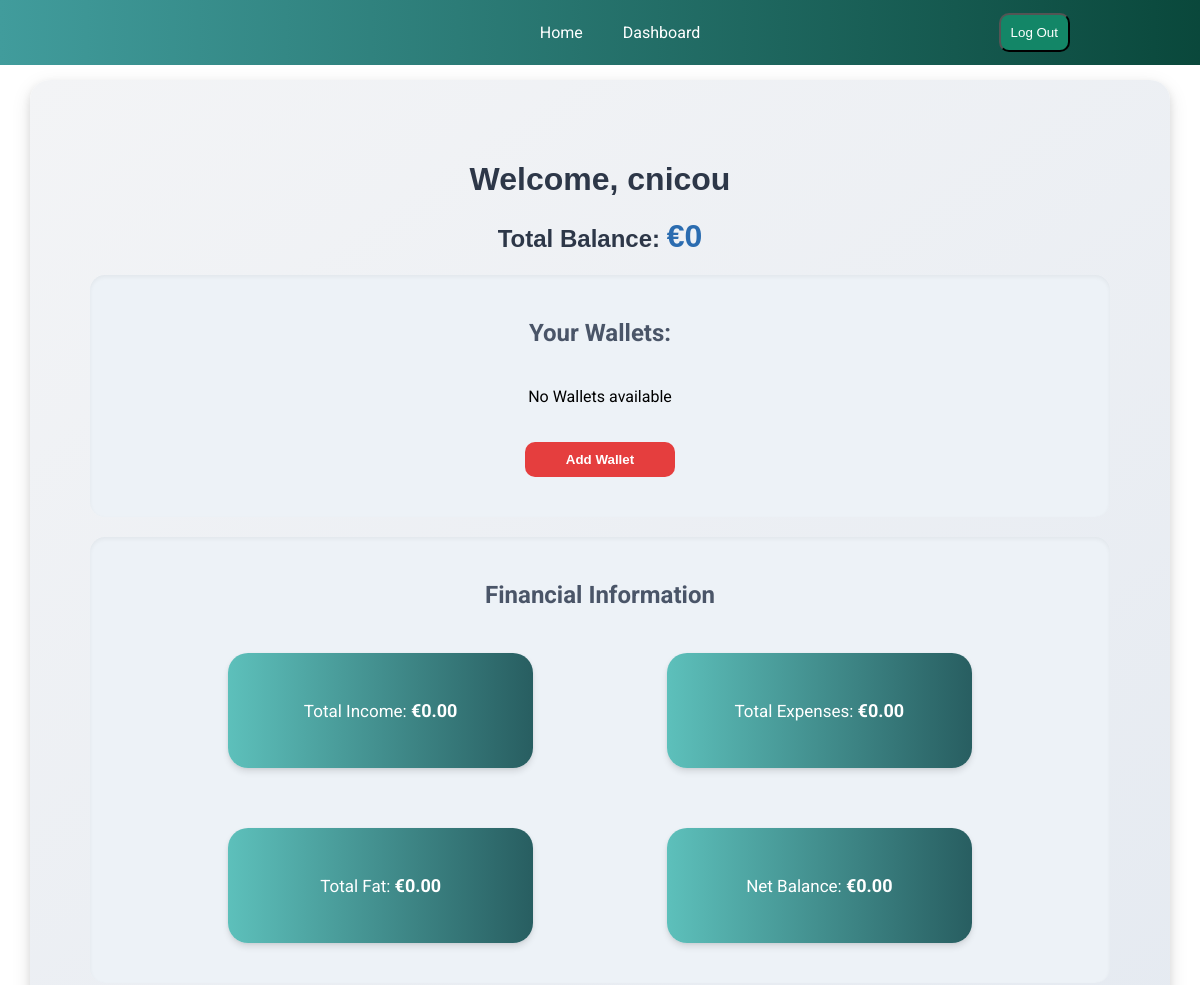
/dashboard/ (signed in, upper part), run on an earlier commit of the app's database.
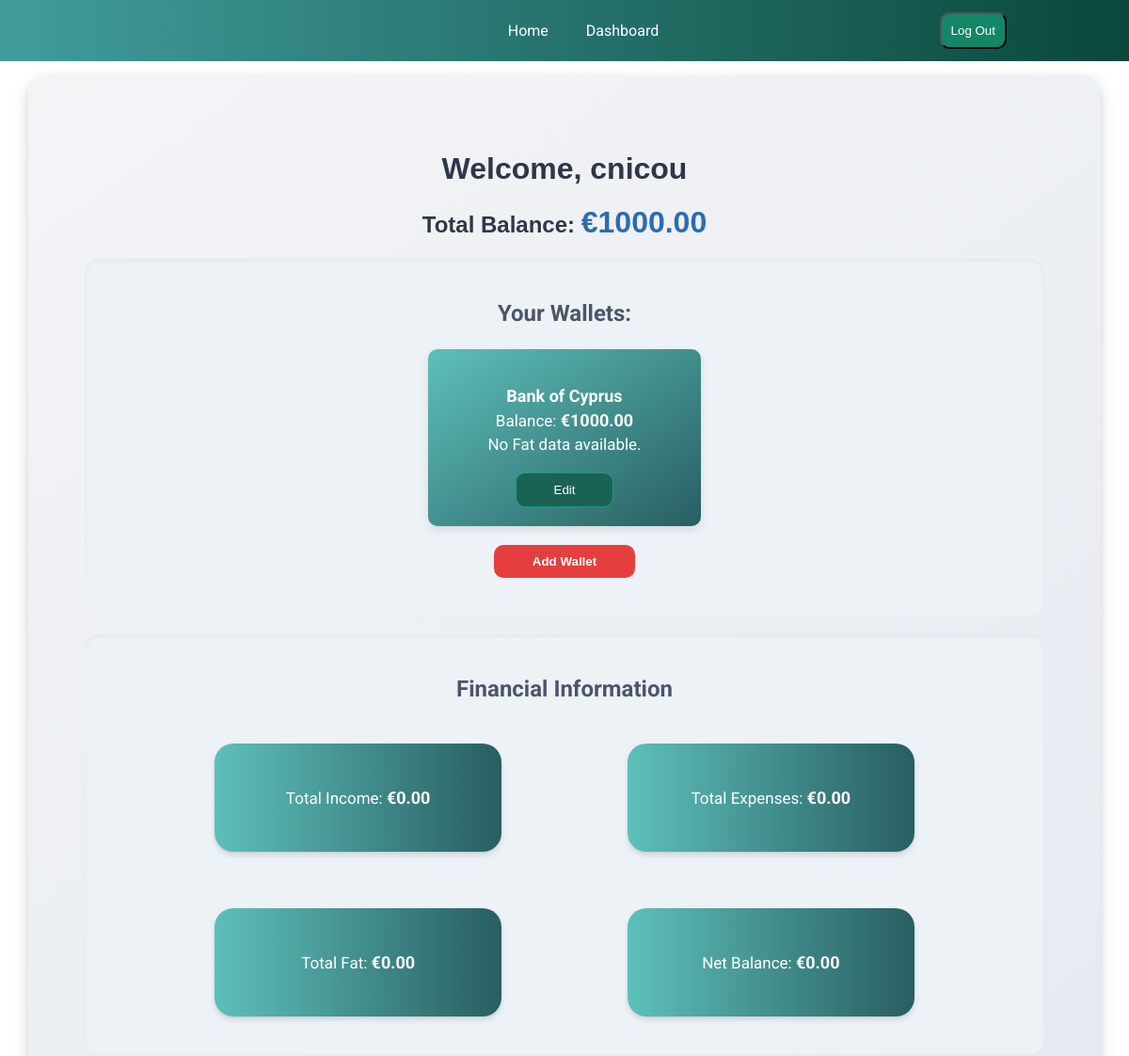
And on a later commit of the database.
### dashboard/models.py (models this page shows, shortened)
class Wallet(models.Model):
    CATEGORY_CHOICES = [
        ('Cash', 'Cash'),
        ('Debit Card', 'Debit Card'),
        ('Credit Card', 'Credit Card'),
        ('Bank Account', 'Bank Account'),
    ]
    user = models.ForeignKey(User, on_delete=models.CASCADE, related_name='wallets')
    name = models.CharField(max_length=100)
    category = models.CharField(max_length=50, choices=CATEGORY_CHOICES)
    balance = models.DecimalField(max_digits=10, decimal_places=2, default=0.00)
    def __str__(self):
        return self.name

### dashboard/views.py (the view, shortened to what this page needs)
# urls.py: path('', views.dashboard, name='dashboard'),
@login_required
def dashboard(request):
    wallet_form = WalletForm()
    transaction_form = TransactionForm(user=request.user)
    wallets = Wallet.objects.filter(user=request.user)
    wallet_forms = {wallet.id: WalletForm(instance=wallet) for wallet in wallets}
    transactions = Transaction.objects.filter(wallet__user=request.user).order_by('-timestamp')
    for transaction in transactions:
        transaction.edit_form = TransactionForm(instance=transaction, user=request.user)
    total_fat = Decimal(Fat.objects.aggregate(total=Sum('amount'))['total'] or Decimal('0.00'))
    total_balance = Decimal(sum(Decimal(wallet.balance) for wallet in wallets))
    total_income = Decimal(Transaction.objects.filter(wallet__user=request.user, type='Income').aggregate(total=Sum('amount'))['total'] or Decimal('0.00'))
    total_expenses = Decimal(Transaction.objects.filter(wallet__user=request.user, type='Expense').aggregate(total=Sum('amount'))['total'] or Decimal('0.00'))
    net_balance = Decimal(total_income) - Decimal(total_expenses)
    return render(request, 'dashboard/dashboard.html', {
        'wallets': wallets,
        'wallet_forms': wallet_forms,
        'transactions': transactions,
        'total_balance': total_balance,
        'wallet_form': wallet_form,
        'transaction_form': transaction_form,
        'total_income': total_income,
        'total_expenses': total_expenses,
        'net_balance': net_balance,
        'total_fat': total_fat,
    })

### dashboard/templatetags/custom_filters.py (called while the page is built)
@register.filter
def get_item(dictionary, key):
    return dictionary.get(key)

### dashboard/templates/dashboard/dashboard.html (shortened to what this page needs)
{% extends 'dashboard/base.html'%}
{% load custom_filters %}
{% load static %}
{% block main %}
<div class="dashboard wrapper  ">
    <h1>Welcome, {{ user.username }}</h1>
    <h2>Total Balance:  <span class="total-balance">€{{ total_balance }}</span></h2>
    <section class="wallet-section dashboard-shadow">
        <h3>Your Wallets:</h3>
        <div class="wallets">
            <div class="wallet-flex">
                {% for wallet in wallets %}
                    <div class="wallet">
                        <p>
                        <span class="wallet-header"><strong>{{ wallet.name }}</strong></span><br>
                        Balance: <span class="wallet-amount"> €{{ wallet.balance }}</span><br>
                        {% if wallet.fat %}
                        Fat Amount: <span class="wallet-amount"> €{{ wallet.fat.amount }}</span>
                        {% else %}
                            No Fat data available.
                        {% endif %}
                        </p>
                        <button type="button" class="wallet-btn open-edit-wallet-modal" onclick="openEditWalletModal({{ wallet.id }})" data-toggle="modal" data-target="#editWalletModal{{ wallet.id }}">
                            Edit
                        </button>
                    </div>
                    {% empty %}
                      <p>No Wallets available</p>
                {% endfor %}
            </div>
            <button class="dashboard-btn open-wallet-modal show-form" onclick="openWalletModal()">Add Wallet</button>
        </div>
    </section>
    <section class="sum dashboard-shadow">
        <h3>Financial Information</h3>
        <div class="dashboard-flex">
            <div class="dashboard-view income">
                <p>Total Income: <span class="dashboard-amount">€{{ total_income|default:0.00|floatformat:2 }}</span></p>
            </div>
            <div class="dashboard-view expenses">
                <p>Total Expenses:  <span class="dashboard-amount">€{{ total_expenses|default:0.00|floatformat:2 }}</span></p>
            </div>
            <div class="dashboard-view fat">
                <p>Total Fat: <span class="dashboard-amount">€{{ total_fat|default:0.00|floatformat:2  }}</span></p>
            </div>
            <div class="dashboard-view net">
                <p>Net Balance: <span class="dashboard-amount">€{{ net_balance|default:0.00|floatformat:2  }}</span></p>
            </div>
        </div>
    </section>
</div>
{% endblock %}

What changed in the data, as far as the page shows it:
added Wallet: name "Bank of Cyprus", balance "1000.00", shows "No Fat data available."
Also different on the page:
{{ total_balance }}: "0" → "1000.00"
text no longer shown: "No Wallets available"
